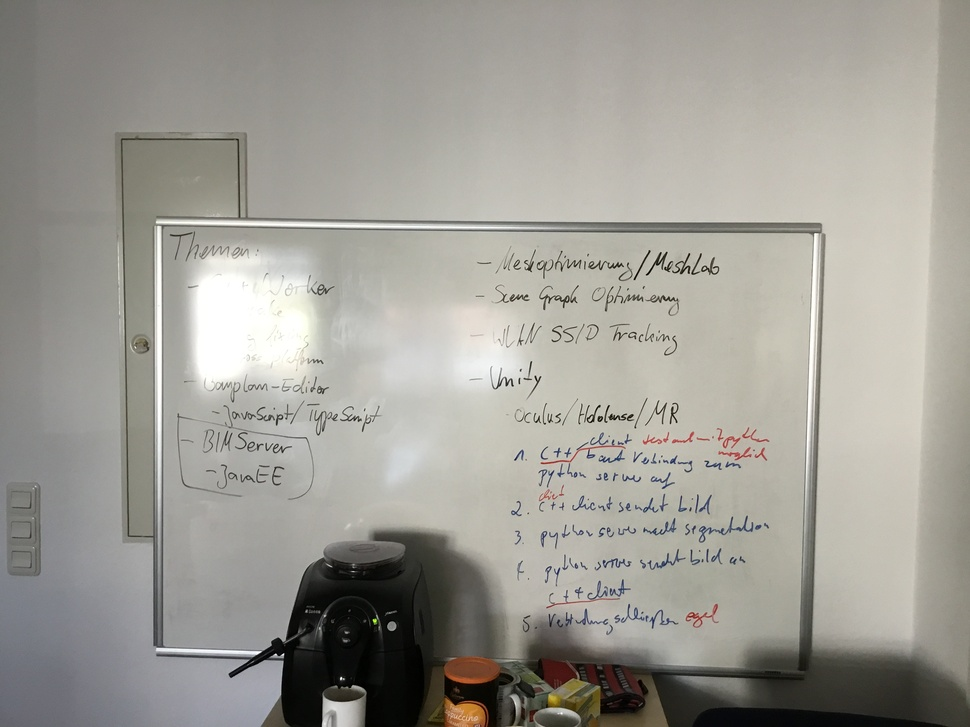
#> input picture image-stitching/src/IMG_0158.JPG, 970 x 727 px, shrunk from 3264 x 2448 before the run
$ python stitcher.py
#> lines starting #> are read from the running program, lines starting #| are printed output that depends on the picture
import cv2 as cv
import numpy as np
from matplotlib import pyplot as plt
import sys

sift = cv.xfeatures2d.SIFT_create()

def read_image(img_name, read_mode):

#> called with img_name = 'IMG_0158.JPG', read_mode = 0
    img = cv.imread(img_name, read_mode)
#> img: shape (727, 970); min 0, max 255, mean 155.8
#> call 2 of read_image, with img_name = 'IMG_0159.JPG', read_mode = 0
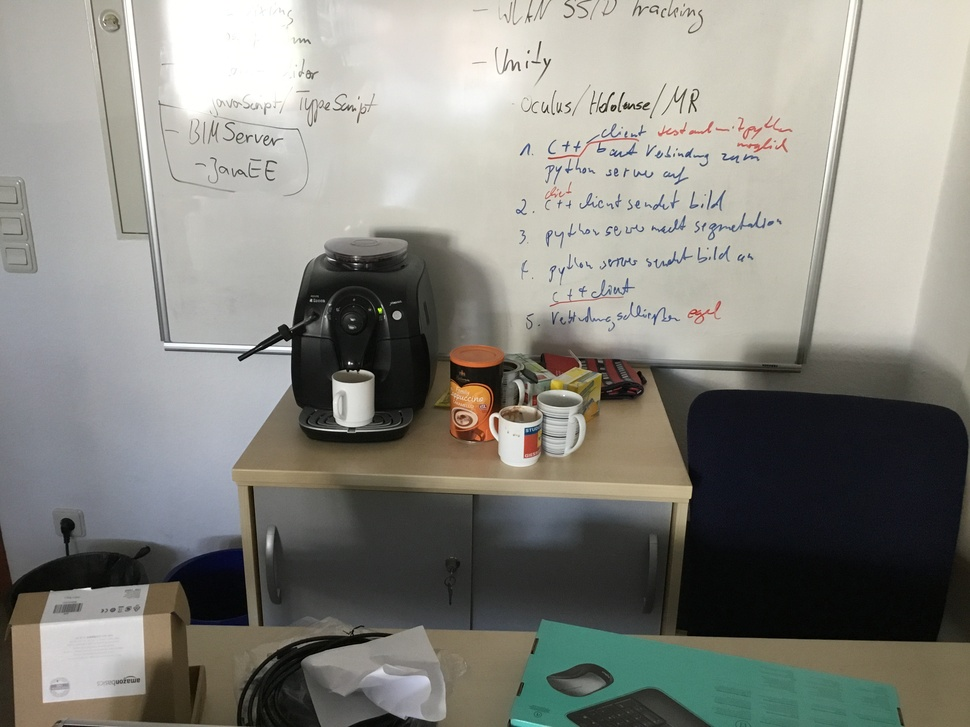
#> input picture image-stitching/src/IMG_0159.JPG, 970 x 727 px, shrunk from 3264 x 2448 before the run
#> in read_image (call 2), `img = cv.imread(img_name, read_mode)`:
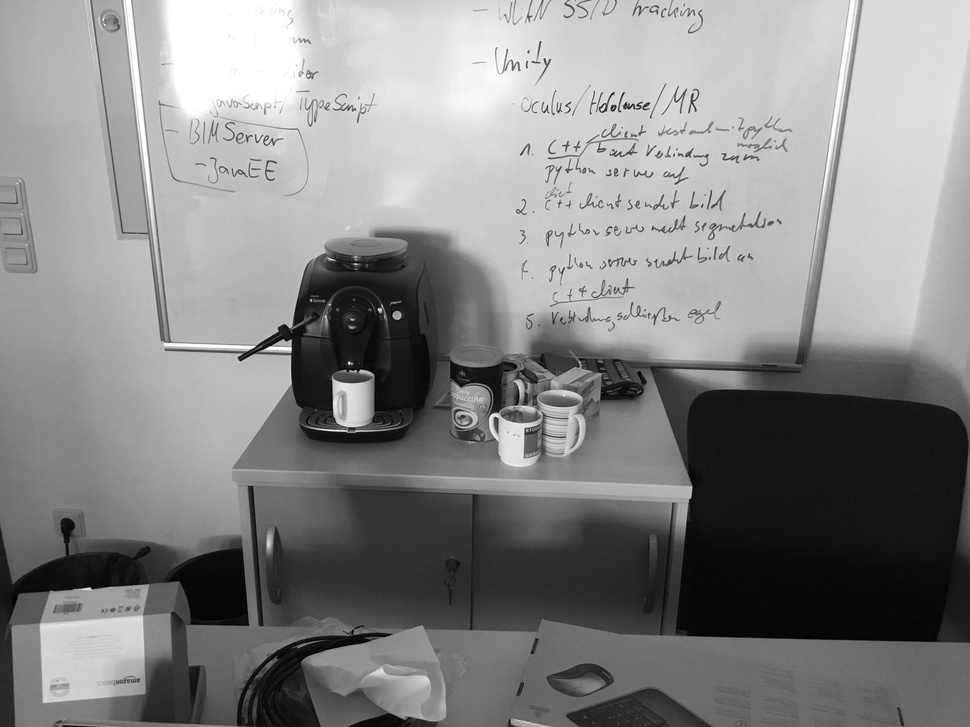
#> img: shape (727, 970); min 0, max 255, mean 134.1
    return img


def detect_features(img1, img2):

    global sift

    kp1, desc1 = sift.detectAndCompute(img1, None)
#> kp1 = 714 keypoints; strongest (x, y, size): (374, 621, 2.6), (507, 384, 2.2), (632, 415, 2), (672, 408, 1.8)
    kp2, desc2 = sift.detectAndCompute(img2, None)
#> kp2 = 1006 keypoints; strongest (x, y, size): (352, 402, 29.6), (380, 310, 2.7), (613, 93, 1.9), (397, 315, 5.8)

    FLANN_INDEX_KDTREE = 1
    index_params = dict(algorithm = FLANN_INDEX_KDTREE, trees = 5)
    search_params = dict(checks = 50)

    flann = cv.FlannBasedMatcher(index_params, search_params)
    matches = flann.knnMatch(desc1, desc2, 2)
#> matches = 714 matches

    good_matches = []
    for m, n in matches:
#         if m.distance < 0.75 * n.distance:
        if (m.distance / n.distance) < 0.8:
            good_matches.append(m)
#> after the loop, good_matches = 281 matches

    print(len(good_matches))
#| 281

    # [45 lines of commented-out code are left out]
    src_pts = np.float32([ kp1[m.queryIdx].pt for m in good_matches ]).reshape(-1,1,2)
#> src_pts = 281 rows, first 8: [145.8, 344.2], [145.9, 345.4], [153.1, 536.5], [157.8, 641.2], [158.6, 654.6], [212.3, 260.3], [225.3, 447.1], [235.9, 242]
    dst_pts = np.float32([ kp2[m.trainIdx].pt for m in good_matches ]).reshape(-1,1,2)
#> dst_pts = 281 rows, first 8: [115.8, 20.94], [115.8, 22.48], [147.8, 233.2], [164.5, 335.9], [166.6, 349.4], [405, 249.6], [571.7, 314.9], [182.1, 583.1]
#> `feature_pts = detect_features(img1, img2)`: feature_pts = 2 items

#     return [src_pts, dst_pts, affined_img]
#     return None
    return [src_pts, dst_pts]


def stitch_image(src_pts, dst_pts, img1, img2):

    homography_matrix, _ = cv.findHomography(src_pts, dst_pts, cv.RANSAC, 6.0)
#> homography_matrix = [[1.31, 0.286, -156.4], [0.00207, 1.43, -469.6], [-3.4e-05, 0.000573, 1]]
    print("Homography Matrix:")
    print(homography_matrix)
#| [[ 1.30615618e+00  2.85746512e-01 -1.56352242e+02]
#|  [ 2.06705763e-03  1.43329333e+00 -4.69646888e+02]
#|  [-3.39882993e-05  5.73181246e-04  1.00000000e+00]]
#     stitched_img = cv.warpPerspective(img1, homography_matrix, (img1.shape[1], img1.shape[0]))
    stitched_img = cv.warpPerspective(img1, homography_matrix, (img1.shape[1] + img2.shape[1], img1.shape[0] + img2.shape[0]))
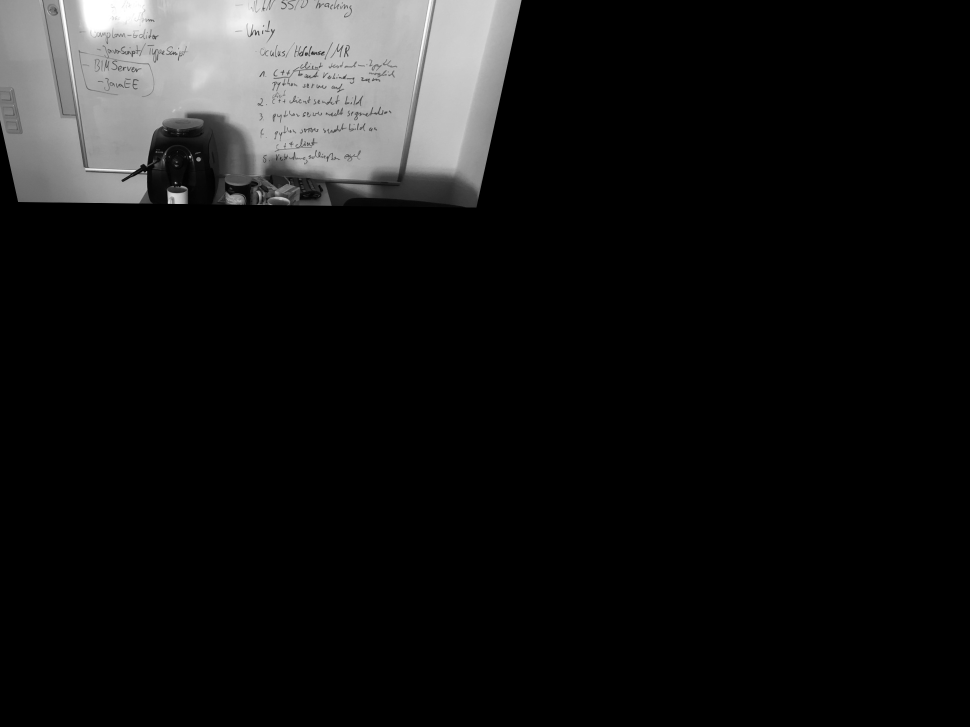
#> stitched_img: shape (1454, 1940) (shown at 1/2 size); min 0, max 255, mean 22
    stitched_img[0 : img2.shape[0], 0 : img2.shape[1]] = img2
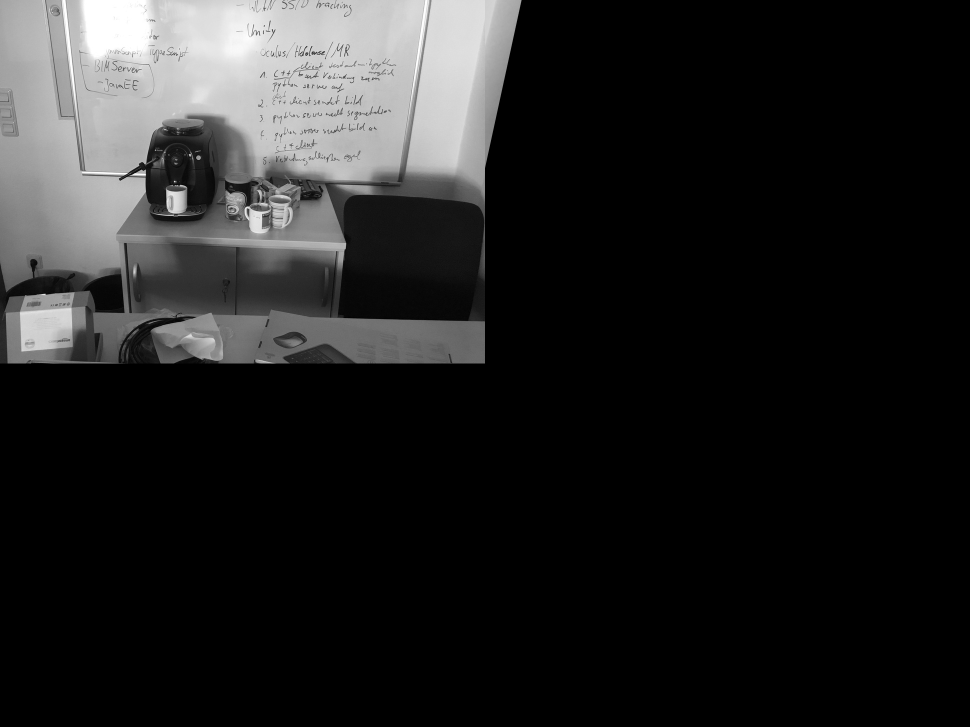
#> stitched_img: shape (1454, 1940) (shown at 1/2 size); min 0, max 255, mean 34.2

    return stitched_img


img1_name = "IMG_0158.JPG" # "IMG_0157.JPG" # "IMG_0155.JPG" # "IMG_0154.JPG" # "IMG_0152.JPG" # "IMG_0151.JPG" # "IMG_0149.JPG"
img2_name = "IMG_0159.JPG" # "IMG_0158.JPG" # "IMG_0156.JPG" # "IMG_0155.JPG" # "IMG_0153.JPG" # "IMG_0152.JPG" # "IMG_0150.JPG"

img1 = read_image(img1_name, cv.IMREAD_GRAYSCALE)
img2 = read_image(img2_name, cv.IMREAD_GRAYSCALE)

feature_pts = detect_features(img1, img2)

# plt.show()
# sys.exit()

if feature_pts == None:
    print( "Not enough matches are found")
else:
    stitched_img = stitch_image(feature_pts[0], feature_pts[1], img1, img2) # feature_pts[2]

    plt.imshow(stitched_img, "gray")
    plt.show()
